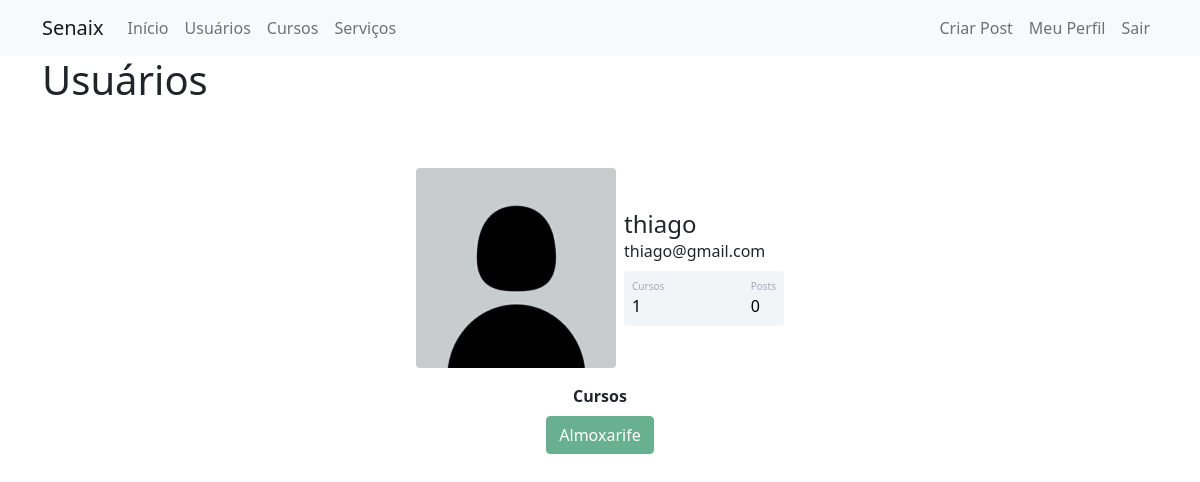
Page /usuarios (signed in) on the earlier database version.
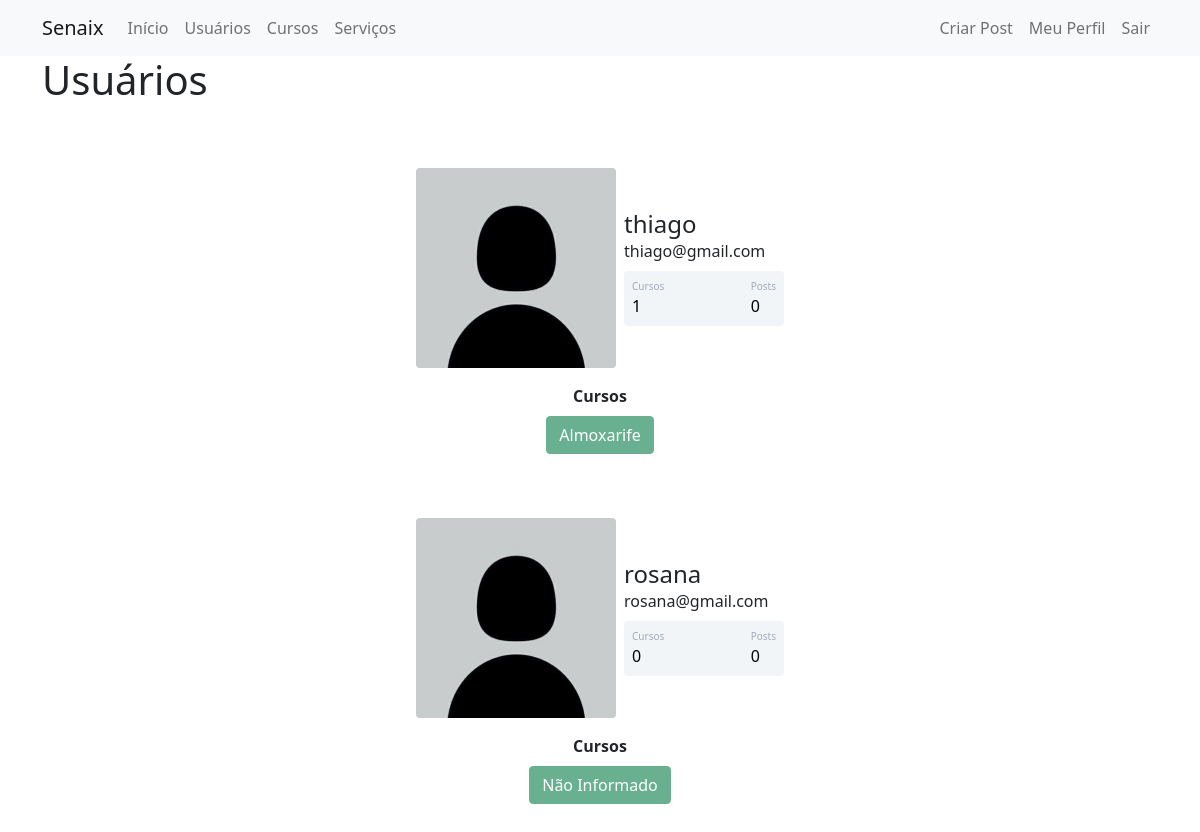
Same page on the later database version.
### comunidadeimpressionadora/models.py (models this page shows)
class Usuario(database.Model, UserMixin):
    id = database.Column(database.Integer, primary_key=True)
    username = database.Column(database.String, nullable=False)
    email = database.Column(database.String, nullable=False, unique=True)
    senha = database.Column(database.String, nullable=False)
    foto_perfil = database.Column(database.String, default='default.jpg')
    posts = database.relationship('Post', backref='autor', lazy=True)
    cursos = database.Column(database.String, nullable=False, default='Não Informado')
    def contar_posts(self):
        return len(self.posts)

### comunidadeimpressionadora/routes.py (the view)
@app.route('/usuarios')
@login_required
def usuarios():
    lista_usuarios = Usuario.query.all()
    return render_template('usuarios.html', lista_usuarios=lista_usuarios)

### comunidadeimpressionadora/models.py (called while the page is built)
@login_manager.user_loader
def load_usuario(id_usuario):
    return Usuario.query.get(int(id_usuario))

### comunidadeimpressionadora/templates/usuarios.html (shortened to what this page needs)
{% extends 'base.html' %}
{% block body %}
    <div class='container'>
        <h1>Usuários</h1>
        {% for usuario in lista_usuarios %}
            <div class="container mt-5 d-flex justify-content-center">
            <div class="card p-3">
                    <div class="d-flex align-items-center">
                        <div class="image pe-2"> <img src="{{ url_for('static', filename='fotos_perfil/{}'.format(usuario.foto_perfil)) }}" class="rounded" width="200"> </div>
                        <div class="ml-3 w-100">
                            <h4 class="mb-0 mt-0">{{ usuario.username }}</h4> <span>{{ usuario.email }}</span>
                            <div class="p-2 mt-2 bg-primary d-flex justify-content-between rounded text-white stats">
                                {% if 'Não Informado' in usuario.cursos %}
                                    <div class="d-flex flex-column"> <span class="articles">Cursos</span> <span class="number1">0</span> </div>
                                {% else %}
                                    <div class="d-flex flex-column"> <span class="articles">Cursos</span> <span class="number1">{{ usuario.cursos.count(';') +1}}</span> </div>
                                {% endif %}
                                 <div class="d-flex flex-column"> <span class="rating">Posts</span> <span class="number3">{{ usuario.contar_posts() }}</span> </div>
                            </div>
                        </div>
                    </div>
                </div>
            </div>
            <div class="row justify-content-center">
                <div class="col col-4" style="text-align: center">
                    <strong>Cursos</strong><br>
                    {% for curso in usuario.cursos.split(';') %}
                        <button type="button" class="btn btn-success mt-2" disabled>{{ curso }}</button>
        {% endfor %}
    </div>
</div>
        {% endfor %}
    </div>
{% endblock %}

### comunidadeimpressionadora/templates/base.html (shortened to what this page needs)
<!DOCTYPE html>
<html lang="pt-br">
<head>
    <link href="https://cdn.jsdelivr.net/npm/bootstrap@5.1.3/dist/css/bootstrap.min.css" rel="stylesheet">
    <link rel="stylesheet" type="text/css" href="{{ url_for('static', filename='main.css') }}">
</head>
<body>
    {% include 'navbar.html' %}
    {% block body %}
    {% endblock %}
</body>
</html>

### comunidadeimpressionadora/templates/navbar.html (shortened to what this page needs)
<nav class="navbar navbar-expand-lg navbar-light bg-light">
  <div class="container-fluid container">
    <a class="navbar-brand" href="{{ url_for('home') }}">Senaix</a>
    <div class="collapse navbar-collapse" id="navbarSupportedContent">
      <ul class="navbar-nav me-auto mb-2 mb-lg-0">
        <li class="nav-item">
          <a class="nav-link" aria-current="page" href="{{ url_for('home') }}">Início</a>
        </li>
        <li class="nav-item">
          <a class="nav-link" href="{{ url_for('usuarios') }}">Usuários</a>
        </li>
        <li class="nav-item">
          <a class="nav-link" href="{{ url_for('contato') }}">Cursos</a>
        </li>
        <li class="nav-item">
          <a class="nav-link" href="{{ url_for('servicos') }}">Serviços</a>
        </li>
      </ul>
      <ul class="d-flex navbar-nav">
        {% if current_user.is_authenticated %}
          <li class="nav-item">
              <a class="nav-link" href="{{ url_for('criar_post') }}">Criar Post</a>
          </li>
          <li class="nav-item">
              <a class="nav-link" href="{{ url_for('perfil') }}">Meu Perfil</a>
          </li>
          <li class="nav-item">
              <a class="nav-link" href="{{ url_for('sair') }}">Sair</a>
          </li>
        {% endif %}
      </ul>
    </div>
  </div>
</nav>

### comunidadeimpressionadora/static/main.css (style rules this page uses)
.card { width: 400px; border: none; border-radius: 10px; background-color: #fff }
.stats { background: #f2f5f8 !important; color: #000 !important }
.articles { font-size: 10px; color: #a1aab9 }
.number1 { font-weight: 500 }
.rating { font-size: 10px; color: #a1aab9 }
.number3 { font-weight: 500 }

Differences in the rows shown:
added Usuario: foto_perfil (placeholder picture), username "rosana", email "rosana@gmail.com", shows "Cursos", contar_posts "0", cursos "Não Informado"
